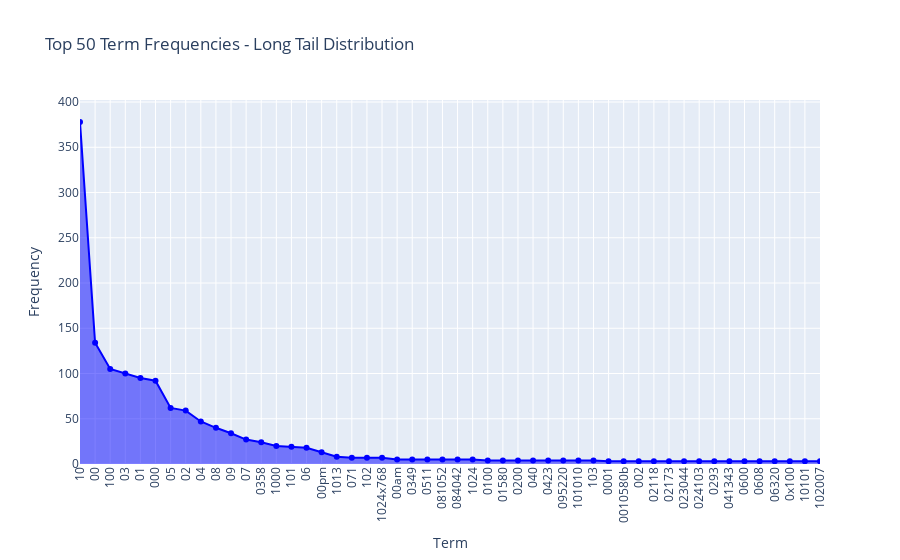

The notebook cell this image was saved under:
### Markdown cell above
### >>> **Exercise 14 (take home):** 
Additionally, you can attempt to sort the terms on the `x-axis` by frequency instead of in alphabetical order. This way the visualization is more meaninfgul and you will be able to observe the so called [long tail](https://en.wikipedia.org/wiki/Long_tail) (get familiar with this term since it will appear a lot in data mining and other statistics courses). see picture below

![alt txt](https://upload.wikimedia.org/wikipedia/commons/thumb/8/8a/Long_tail.svg/1000px-Long_tail.svg.png)

### Code cell
# This figure is based on the previous figure. 
# 設定要顯示的詞語數量
num_terms_to_show = 50

# 生成 DataFrame，並按照詞頻降序排列，僅選取前 num_terms_to_show 個詞
data = pd.DataFrame({
    'Term': count_vect.get_feature_names_out()[:300],
    'Frequency': term_frequencies[:300]
}).nlargest(num_terms_to_show, 'Frequency')  # 取前 50 個高頻詞

# 使用 Plotly 繪製長尾分佈的填充圖
fig = go.Figure()

# 添加長尾曲線，並填充下方區域
fig.add_trace(go.Scatter(
    x=data['Term'],
    y=data['Frequency'],
    mode='lines+markers',
    fill='tozeroy',                 # 填充到 y=0 的區域
    line=dict(color='blue'),         # 設置線的顏色
    marker=dict(color='blue')        # 設置標記的顏色
))

fig.update_layout(
    title=f'Top {num_terms_to_show} Term Frequencies - Long Tail Distribution',
    xaxis_title="Term",
    yaxis_title="Frequency",
    xaxis_tickangle=-90  # x 軸標籤旋轉 -90 度
)

# 顯示圖表
fig.show()

### Figure 1 — Plotly figure (JSON) as saved in the notebook; plotly's stock layout.template omitted (floating-point values rounded to 4 significant figures)
{"data": [{"fill": "tozeroy", "line": {"color": "blue"}, "marker": {"color": "blue"}, "mode": "lines+markers", "type": "scatter", "x": ["10", "00", "100", "03", "01", "000", "05", "02", "04", "08", "09", "07", "0358", "1000", "101", "06", "00pm", "1013", "071", "102", "1024x768", "00am", "0349", "0511", "081052", "084042", "1024", "0100", "01580", "0200", "040", "0423", "095220", "101010", "103", "0001", "0010580b", "002", "02118", "02173", "023044", "024103", "0293", "041343", "0600", "0608", "06320", "0x100", "10101", "102007"], "y": [378, 134, 105, 100, 95, 92, 62, 59, 47, 40, 34, 27, 24, 20, 19, 18, 13, 8, 7, 7, 7, 5, 5, 5, 5, 5, 5, 4, 4, 4, 4, 4, 4, 4, 4, 3, 3, 3, 3, 3, 3, 3, 3, 3, 3, 3, 3, 3, 3, 3]}], "layout": {"title": {"text": "Top 50 Term Frequencies - Long Tail Distribution"}, "xaxis": {"tickangle": -90, "title": {"text": "Term"}}, "yaxis": {"title": {"text": "Frequency"}}}}
